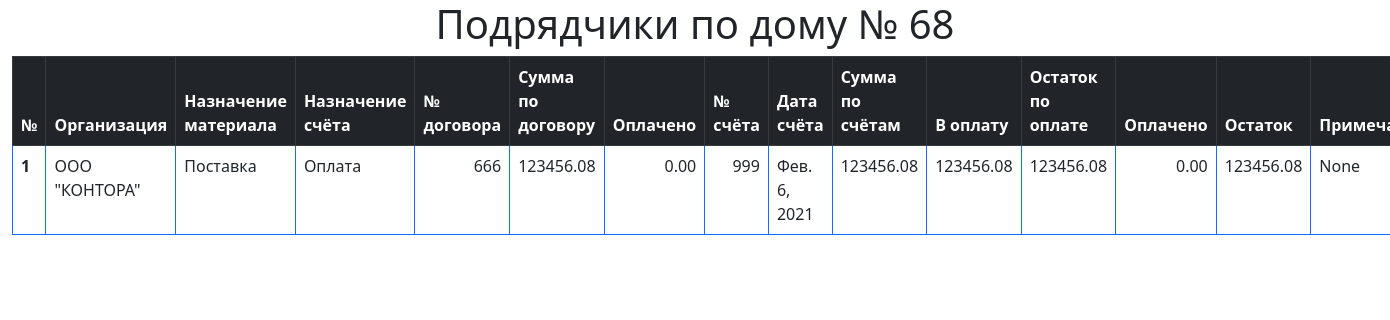
Page /table/ on the earlier database version.
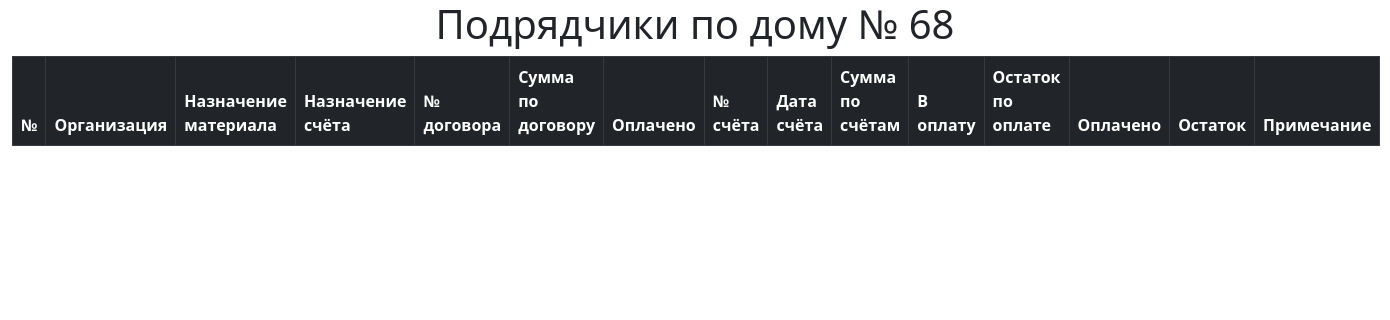
Same page on the later database version.
### LoadPayRegsApp/models.py (models this page shows, shortened)
class TableAndUrlColumns(models.Model):
    docfile = models.FileField(upload_to='docs/', verbose_name="Загрузка файла", null=True, blank=True)
    url = models.URLField(null=True, blank=True)
    organization = models.CharField(max_length=255, verbose_name="Организация", null=True, blank=True)
    material_assigning = models.CharField(max_length=255, verbose_name="Назначение материала", null=True, blank=True)
    account_purpose = models.CharField(max_length=255, verbose_name="Назначение счёта", null=True, blank=True)
    contract_number = models.CharField(max_length=255, verbose_name="№ договора", null=True, blank=True)
    contract_amount = models.DecimalField(max_digits=14, decimal_places=2, verbose_name="Сумма по договору", null=True, blank=True)
    paid1 = models.DecimalField(max_digits=14, decimal_places=2, verbose_name="Оплачено", null=True, blank=True)
    account_number = models.CharField(max_length=255, verbose_name="№ счёта", null=True, blank=True)
    account_date = models.DateField(verbose_name="Дата счёта", null=True, blank=True)
    accounts_amount = models.DecimalField(max_digits=14, decimal_places=2, verbose_name="Сумма по счётам", null=True, blank=True)
    for_payment = models.DecimalField(max_digits=14, decimal_places=2, verbose_name="В оплату", null=True, blank=True)
    payment_balance = models.DecimalField(max_digits=14, decimal_places=2, verbose_name="Остаток по оплате", null=True, blank=True)
    paid2 = models.DecimalField(max_digits=14, decimal_places=2, verbose_name="Оплачено", null=True, blank=True)
    remainder = models.DecimalField(max_digits=14, decimal_places=2, verbose_name="Остаток", null=True, blank=True)
    note = models.CharField(max_length=255, verbose_name="Примечание", null=True, blank=True)
    total = models.DecimalField(max_digits=14, decimal_places=2, verbose_name="Остаток", null=True, blank=True)
    class Meta:
        verbose_name = "Запись с реестра"
        verbose_name_plural = "Записи с реестра"
        ordering = ['organization']

### LoadPayRegsApp/views.py (the view)
# urls.py: path('table/', views.table, name='table'),
def table(request):
    row = TableAndUrlColumns.objects.all()
    context = {'row_list': row}
    return render(request, 'table.html', context)

### LoadPayRegsApp/templates/table.html (shortened to what this page needs)
{% extends 'base.html' %}
		{% block content %}
		    <h1 align="center">Подрядчики по дому № 68</h1>
		    <table class="table table-bordered border-primary">
                <thead class="table-dark">
                    <tr>
						<th scope="col">№</th>
						<th scope="col">Организация</th>
                        <th scope="col">Назначение материала</th>
                        <th scope="col">Назначение счёта</th>
                        <th scope="col">№ договора</th>
						<th scope="col">Сумма по договору</th>
						<th scope="col">Оплачено</th>
						<th scope="col">№ счёта</th>
						<th scope="col">Дата счёта</th>
						<th scope="col">Сумма по счётам</th>
						<th scope="col">В оплату</th>
						<th scope="col">Остаток по оплате</th>
						<th scope="col">Оплачено</th>
						<th scope="col">Остаток</th>
						<th scope="col">Примечание</th>
                    </tr>
                </thead>
                <tbody>
                    {% for row in row_list %}
					    <tr>
						    <th>{{ row.id }}</th>
							<td>{{ row.organization }}</td>
						    <td>{{ row.material_assigning }}</td>
							<td>{{ row.account_purpose }}</td>
							<td align="right">{{ row.contract_number }}</td>
							<td align="right">{{ row.contract_amount }}</td>
							<td align="right">{{ row.paid1 }}</td>
							<td align="right">{{ row.account_number }}</td>
							<td>{{ row.account_date }}</td>
							<td align="right">{{ row.accounts_amount }}</td>
							<td align="right">{{ row.for_payment }}</td>
							<td align="right">{{ row.payment_balance }}</td>
							<td align="right">{{ row.paid2 }}</td>
							<td align="right">{{ row.remainder }}</td>
							<td>{{ row.note }}</td>
                        </tr>
					{% endfor %}
                </tbody>
            </table>
		{% endblock %}

Differences in the rows shown:
removed TableAndUrlColumns: id "1", organization "ООО \"КОНТОРА\"", material_assigning "Поставка", account_purpose "Оплата", contract_number "666", contract_amount "123456.08", paid1 "0.00", account_number "999", account_date "Фев. 6, 2021", accounts_amount "123456.08", for_payment "123456.08", payment_balance "123456.08", paid2 "0.00", remainder "123456.08", note "None"
